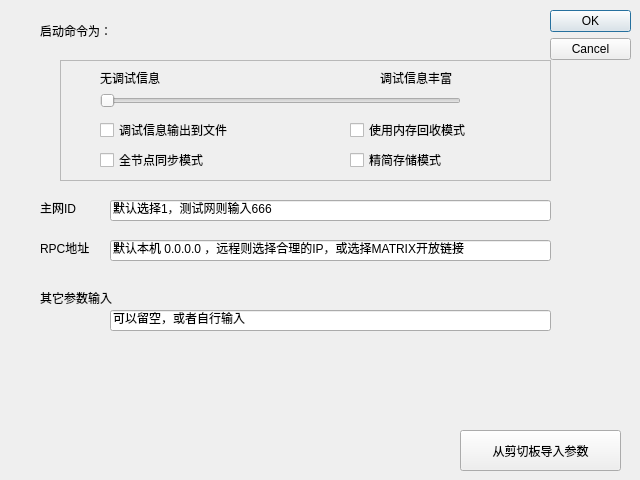
<?xml version="1.0" encoding="UTF-8"?>
<ui version="4.0">
 <class>ConfigNodeNormal</class>
 <widget class="QDialog" name="ConfigNodeNormal">
  <property name="geometry">
   <rect>
    <x>0</x>
    <y>0</y>
    <width>640</width>
    <height>480</height>
   </rect>
  </property>
  <property name="windowTitle">
   <string>节点启动参数配置</string>
  </property>
  <property name="toolTip">
   <string extracomment="配置节点属性"/>
  </property>
  <widget class="QDialogButtonBox" name="buttonBox">
   <property name="geometry">
    <rect>
     <x>550</x>
     <y>10</y>
     <width>81</width>
     <height>81</height>
    </rect>
   </property>
   <property name="orientation">
    <enum>Qt::Vertical</enum>
   </property>
   <property name="standardButtons">
    <set>QDialogButtonBox::Cancel|QDialogButtonBox::Ok</set>
   </property>
  </widget>
  <widget class="QFrame" name="frame">
   <property name="geometry">
    <rect>
     <x>60</x>
     <y>60</y>
     <width>491</width>
     <height>121</height>
    </rect>
   </property>
   <property name="frameShape">
    <enum>QFrame::StyledPanel</enum>
   </property>
   <property name="frameShadow">
    <enum>QFrame::Raised</enum>
   </property>
   <widget class="QSlider" name="horizontalSliderDebugInfo">
    <property name="geometry">
     <rect>
      <x>40</x>
      <y>30</y>
      <width>361</width>
      <height>22</height>
     </rect>
    </property>
    <property name="orientation">
     <enum>Qt::Horizontal</enum>
    </property>
   </widget>
   <widget class="QLabel" name="labelNodebugInfo">
    <property name="geometry">
     <rect>
      <x>40</x>
      <y>10</y>
      <width>81</width>
      <height>16</height>
     </rect>
    </property>
    <property name="text">
     <string>无调试信息</string>
    </property>
   </widget>
   <widget class="QLabel" name="labelRichDebugInfo">
    <property name="geometry">
     <rect>
      <x>320</x>
      <y>10</y>
      <width>81</width>
      <height>16</height>
     </rect>
    </property>
    <property name="text">
     <string>调试信息丰富</string>
    </property>
   </widget>
   <widget class="QCheckBox" name="checkBoxDebug2File">
    <property name="geometry">
     <rect>
      <x>40</x>
      <y>60</y>
      <width>161</width>
      <height>20</height>
     </rect>
    </property>
    <property name="toolTip">
     <string>调试文件将保存导本地，而不是打印到屏幕</string>
    </property>
    <property name="text">
     <string>调试信息输出到文件</string>
    </property>
   </widget>
   <widget class="QCheckBox" name="checkBoxGCMode">
    <property name="geometry">
     <rect>
      <x>290</x>
      <y>60</y>
      <width>161</width>
      <height>20</height>
     </rect>
    </property>
    <property name="toolTip">
     <string>设置gc参数</string>
    </property>
    <property name="text">
     <string>使用内存回收模式</string>
    </property>
   </widget>
   <widget class="QCheckBox" name="checkBoxSyncmode">
    <property name="geometry">
     <rect>
      <x>40</x>
      <y>90</y>
      <width>161</width>
      <height>20</height>
     </rect>
    </property>
    <property name="text">
     <string>全节点同步模式</string>
    </property>
   </widget>
   <widget class="QCheckBox" name="checkBoxLessDisk">
    <property name="geometry">
     <rect>
      <x>290</x>
      <y>90</y>
      <width>161</width>
      <height>20</height>
     </rect>
    </property>
    <property name="text">
     <string>精简存储模式</string>
    </property>
   </widget>
  </widget>
  <widget class="QLineEdit" name="lineEditNetworkID">
   <property name="geometry">
    <rect>
     <x>110</x>
     <y>200</y>
     <width>441</width>
     <height>21</height>
    </rect>
   </property>
   <property name="toolTip">
    <string>默认选择1，1表示链接主网，测试网则输入666</string>
   </property>
   <property name="text">
    <string>默认选择1，测试网则输入666</string>
   </property>
  </widget>
  <widget class="QLabel" name="labelNetworkID">
   <property name="geometry">
    <rect>
     <x>40</x>
     <y>200</y>
     <width>41</width>
     <height>16</height>
    </rect>
   </property>
   <property name="text">
    <string>主网ID</string>
   </property>
  </widget>
  <widget class="QLabel" name="labelRPCAddress">
   <property name="geometry">
    <rect>
     <x>40</x>
     <y>240</y>
     <width>61</width>
     <height>16</height>
    </rect>
   </property>
   <property name="text">
    <string>RPC地址</string>
   </property>
  </widget>
  <widget class="QLineEdit" name="lineEditRPCAddress">
   <property name="geometry">
    <rect>
     <x>110</x>
     <y>240</y>
     <width>441</width>
     <height>21</height>
    </rect>
   </property>
   <property name="toolTip">
    <string>默认本机 0.0.0.0 ，远程则选择合理的IP，或选择MATRIX开放链接</string>
   </property>
   <property name="text">
    <string>默认本机 0.0.0.0 ，远程则选择合理的IP，或选择MATRIX开放链接</string>
   </property>
  </widget>
  <widget class="QLineEdit" name="lineEditOtherPara">
   <property name="geometry">
    <rect>
     <x>110</x>
     <y>310</y>
     <width>441</width>
     <height>21</height>
    </rect>
   </property>
   <property name="toolTip">
    <string>可以留空，或者自行输入</string>
   </property>
   <property name="text">
    <string>可以留空，或者自行输入</string>
   </property>
  </widget>
  <widget class="QLabel" name="labelOtherPara">
   <property name="geometry">
    <rect>
     <x>40</x>
     <y>290</y>
     <width>91</width>
     <height>16</height>
    </rect>
   </property>
   <property name="text">
    <string>其它参数输入</string>
   </property>
  </widget>
  <widget class="QLabel" name="labelGmanCommand">
   <property name="geometry">
    <rect>
     <x>40</x>
     <y>10</y>
     <width>491</width>
     <height>41</height>
    </rect>
   </property>
   <property name="text">
    <string>启动命令为：</string>
   </property>
  </widget>
  <widget class="QPushButton" name="pushButtonPastPara">
   <property name="geometry">
    <rect>
     <x>460</x>
     <y>430</y>
     <width>161</width>
     <height>41</height>
    </rect>
   </property>
   <property name="toolTip">
    <string>将倒入剪切板的gman参数，并替换现有参数配置</string>
   </property>
   <property name="text">
    <string>从剪切板导入参数</string>
   </property>
  </widget>
  <zorder>frame</zorder>
  <zorder>buttonBox</zorder>
  <zorder>lineEditNetworkID</zorder>
  <zorder>labelNetworkID</zorder>
  <zorder>labelRPCAddress</zorder>
  <zorder>lineEditRPCAddress</zorder>
  <zorder>lineEditOtherPara</zorder>
  <zorder>labelOtherPara</zorder>
  <zorder>labelGmanCommand</zorder>
  <zorder>pushButtonPastPara</zorder>
 </widget>
 <resources/>
 <connections>
  <connection>
   <sender>buttonBox</sender>
   <signal>accepted()</signal>
   <receiver>ConfigNodeNormal</receiver>
   <slot>accept()</slot>
   <hints>
    <hint type="sourcelabel">
     <x>248</x>
     <y>254</y>
    </hint>
    <hint type="destinationlabel">
     <x>157</x>
     <y>274</y>
    </hint>
   </hints>
  </connection>
  <connection>
   <sender>buttonBox</sender>
   <signal>rejected()</signal>
   <receiver>ConfigNodeNormal</receiver>
   <slot>reject()</slot>
   <hints>
    <hint type="sourcelabel">
     <x>316</x>
     <y>260</y>
    </hint>
    <hint type="destinationlabel">
     <x>286</x>
     <y>274</y>
    </hint>
   </hints>
  </connection>
 </connections>
</ui>
